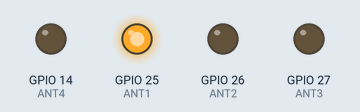
The sketch below on a simulated ESP32. On the bench: output pins drawn as LEDs (lit = HIGH). Nothing arrives over Bluetooth unless stated; what the sketch prints to the serial monitor is not drawn.

Above: at 1.0 s.
At 3.0 s:
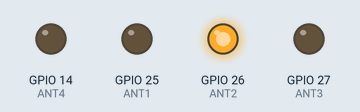
At 5.0 s:
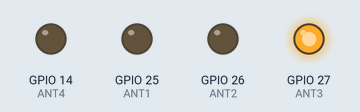
At 7.1 s:
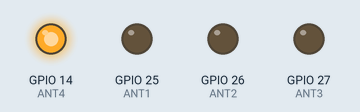
Timing chart, 0 to 10.8 s (numbered marks = the images above):
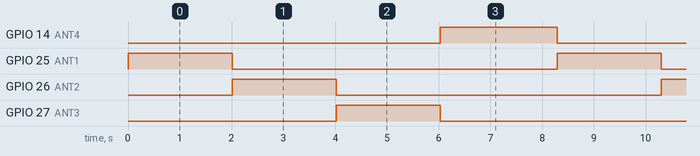

Measured:
- by itself, GPIO 14 (ANT4): alternates HIGH for 2.3 s and LOW for 6.0 s
- by itself, GPIO 25 (ANT1), GPIO 26 (ANT2), GPIO 27 (ANT3): alternates HIGH for 2.0 s and LOW for 6.3 s
- by itself, everything shown: repeats every 8.3 s, in 4 steps

The sketch:

BEACON.ino
```cpp
#include <BLEDevice.h>
#include <BLEUtils.h>
#include <BLEScan.h>

// أرقام الهوائيات
#define ANT1 25 // شمال
#define ANT2 26 // جنوب
#define ANT3 27 // شرق
#define ANT4 14 // غرب

int scanTime = 2; // مدة المسح بالثواني لكل scan
BLEScan* pBLEScan;

int closestAntenna = -1; // مؤشر الهوائي الأقرب
int prevRSSI = 0;
unsigned long lastFullScan = 0;
const unsigned long fullScanInterval = 1000; // كل ثانية نعيد full scan

void setup() {
  Serial.begin(115200);
  Serial.println("Starting Smart BLE Direction Tracker...");

  pinMode(ANT1, OUTPUT);
  pinMode(ANT2, OUTPUT);
  pinMode(ANT3, OUTPUT);
  pinMode(ANT4, OUTPUT);

  BLEDevice::init("");
  pBLEScan = BLEDevice::getScan();
  pBLEScan->setActiveScan(true);
}

int scanAntenna(int antPin) {
  digitalWrite(ANT1, LOW);
  digitalWrite(ANT2, LOW);
  digitalWrite(ANT3, LOW);
  digitalWrite(ANT4, LOW);
  digitalWrite(antPin, HIGH);
  delay(10);

  BLEScanResults foundDevices = pBLEScan->start(scanTime, false);
  int rssiSum = 0;
  bool foundBeacon = false;

  for (int i = 0; i < foundDevices.getCount(); i++) {
    BLEAdvertisedDevice device = foundDevices.getDevice(i);
    if (device.getName() == "ESP32_Beacon") {
      rssiSum += device.getRSSI();
      foundBeacon = true;
    }
  }
  pBLEScan->clearResults();
  if (!foundBeacon) return 0;
  return rssiSum;
}

String getDirectionName(int idx) {
  String dirs[4] = {"North", "South", "East", "West"};
  return dirs[idx];
}

void loop() {
  int antPins[4] = {ANT1, ANT2, ANT3, ANT4};
  unsigned long now = millis();

  // --- Full scan دوري لتحديث أقرب هوائي ---
  if (now - lastFullScan > fullScanInterval || closestAntenna == -1) {
    int rssi[4];
    for (int i = 0; i < 4; i++) rssi[i] = scanAntenna(antPins[i]);

    int maxRSSI = rssi[0];
    int newClosest = 0;
    for (int i = 1; i < 4; i++) {
      if (rssi[i] > maxRSSI) {
        maxRSSI = rssi[i];
        newClosest = i;
      }
    }

    if (maxRSSI > 0) { // اكتشفنا Beacon
      closestAntenna = newClosest;
      prevRSSI = maxRSSI;
      Serial.print("Updated closest direction: ");
      Serial.println(getDirectionName(closestAntenna));
    } else {
      Serial.println("No beacon detected in full scan...");
      closestAntenna = -1;
    }

    lastFullScan = now;
  }

  // --- إذا عندنا أقرب هوائي، نعمل scan سريع متكرر عليه ---
  if (closestAntenna != -1) {
    int rssi = scanAntenna(antPins[closestAntenna]);
    if (rssi == 0) {
      Serial.println("Beacon lost temporarily...");
    } else {
      int diff = rssi - prevRSSI;
      if (diff > 0) Serial.print("+");   // Beacon بيقرب
      else if (diff < 0) Serial.print("-"); // Beacon بيبتعد
      else Serial.print(" ");              // ما فيش تغيير

      Serial.print(getDirectionName(closestAntenna));
      Serial.print(" | RSSI: "); Serial.println(rssi);

      prevRSSI = rssi;
    }
  }

  delay(250); // كل ربع ثانية مسح سريع على الهوائي الأقرب
}
```
